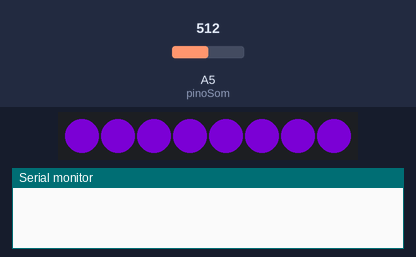
Bench run of a sketch on a simulated Arduino Uno, built with avr-gcc and run on an emulated ATmega328P. Parts: 8 RGB LEDs in strip order, left to right, the last lines printed to the serial monitor. Inputs (shaded band) come from the test bench; at power-on: A5 (pinoSom) = 512. Dim RGB values are drawn brighter than linear.

Above: at 2.0 s.
3.3 s: A5 (pinoSom) set to 716
At 4.1 s:
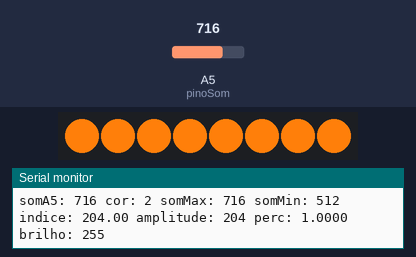
4.9 s: A5 (pinoSom) set to 511
At 6.3 s:
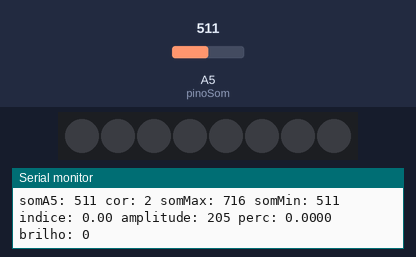
Timing chart, 0 to 7.9 s (numbered marks = the images above; inputs shaded):
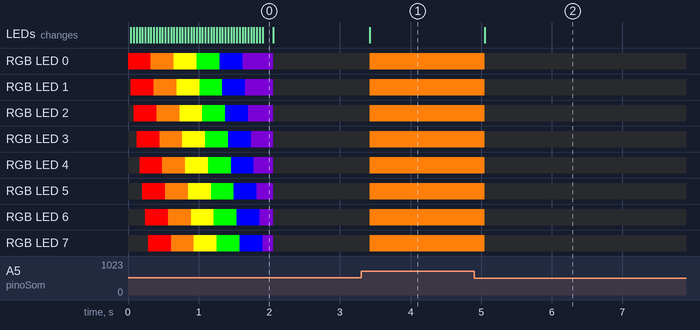

Measured:
- after the input at 3.3 s, RGB LED 0–7: off → RGB(255, 127, 10) after 0.12 s; the LEDs: change after 0.12 s (image 1)
- after the input at 4.9 s, RGB LED 0–7: RGB(255, 127, 10) → off after 0.15 s; the LEDs: change after 0.15 s (image 2)

The sketch:

LedMusica.ino
```cpp
//Programa: Controlando o brilho de uma fita led, de acordo com a leitura da intensidade do som/música
//Autor: Eu

//https://adafruit.github.io/Adafruit_NeoPXL8/html/class_adafruit___neo_p_x_l8.html
//https://learn.adafruit.com/adafruit-neopixel-uberguide/arduino-library-use
#include <Adafruit_NeoPixel.h>
#ifdef __AVR__
#include <avr/power.h>
#endif

int brilho = 0;
int nleds = 8; // Numero de LEDs na fita
int pinoLED = 6; // Pino que vai enviar os dados para a fita de LED
int pinoSom = A5; // Pino que recebe a saida analogica do sensor de som
//int pinoDigital = 7;

int meuDelay = 30;

//https://www.arduinoecia.com.br/2015/07/sensor-de-som-ky-038-microfone-arduino.html
int som = 0;

int somMin;
int somMax; //1023= Valor maximo, para referencia.
int amplitude = 0;
float indice = 0;
float percentual = 0;

int corEscolhida = 0;
int vermelho;
int verde;
int azul;

Adafruit_NeoPixel pixels=Adafruit_NeoPixel(nleds,pinoLED,NEO_GRB+NEO_KHZ800); // Define com a biblioteca o tipo de fita de LEDs que voce esta usando

void setup()
{
  Serial.begin(9600);
  pixels.begin();
  pixels.setBrightness(0); // Passa para os LEDs o valor da variável brilho
  pixels.show();
  pinMode(pinoSom, INPUT); // Define o pino de entrada do sensor de som
//  pinMode(pinoDigital, INPUT);
  somMin = analogRead(pinoSom); //Lê o valor da porta analógica do sensor de som
  somMax = somMin + 10;

  //loading: uma firula de inicio de código, só para incrementar...
  for (int j = 1; j < 7; j ++) {
    arcoIris(j, 40, nleds);
  }

  //escolhendo a cor dos leds, randomicamente, entre as 7 cores do arco-iris
  //if (amplitude == 0) {
    corEscolhida = (somMin % 7) + 1;
    arcoIris(corEscolhida, 10, nleds);
  //}
}

void loop(){
  som = analogRead(pinoSom); //Lê o valor da porta analógica do sensor de som
//  valor_D = digitalRead(pinoDigital);

  Serial.print("somA5: ");
  Serial.print(som);

//  Serial.print(" SaidaD0: ");
//  Serial.print(valor_D);

  Serial.print(" cor: ");
  Serial.print(corEscolhida);

  if (som > somMax) {
    somMax = som;
  }
  Serial.print(" somMax: ");
  Serial.print(somMax);

  if (somMin > som) {
    somMin = som;
  }
  Serial.print(" somMin: ");
  Serial.print(somMin);

  indice = (som - somMin);
  Serial.print(" indice: ");
  Serial.print(indice);

  amplitude = somMax - somMin;
  Serial.print(" amplitude: ");
  Serial.print(amplitude);

  percentual = (indice / amplitude);
  Serial.print(" perc: ");
  Serial.print(percentual, 4);

  brilho = 255 * percentual;
  Serial.print(" brilho: ");
  Serial.println(brilho);

  for (int i = 0; i < nleds; i++){
    pixels.begin();
    pixels.setBrightness(brilho); // Passa para os LEDs o valor da variável brilho
    pixels.setPixelColor(i, vermelho, verde, azul); //0, 150, 255: azulzinho
    pixels.show();
  }
}

void arcoIris(int cor, int tempoDelay, int leds) {
      switch (cor) {
        case 1: // vermelho
          vermelho =  255;
          verde =  0;
          azul =  0;
          break;
        case 2: // laranja
          vermelho =  255;
          verde =  127;
          azul =  10;
          break;
        case 3: // amarelo
          vermelho =  255;
          verde =  255;
          azul =  0;
          break;
        case 4: // verde
          vermelho =  0;
          verde =  255;
          azul =  0;
            break;
        case 5: // azul
          vermelho =  0;
          verde =  0;
          azul =  255;
          break;
        case 6: // indigo
          vermelho =  75;
          verde =  0;
          azul =  130;
          break;
        case 7: // roxo
          vermelho =  143;
          verde =  0;
          azul =  255;
        break;
      }

      for (int i = 0; i < leds; i++) {
        pixels.begin();
        pixels.setBrightness(255);
        pixels.setPixelColor(i, vermelho, verde, azul);
        pixels.show();
        delay(tempoDelay);
      }
}
```
